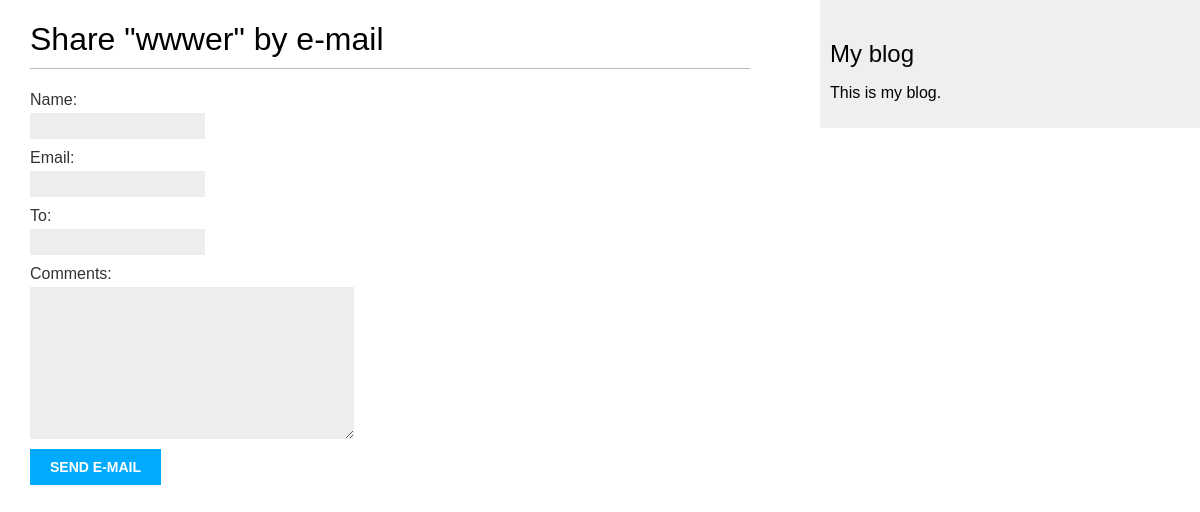
The page /blog/4/share/ on the database as committed earlier.
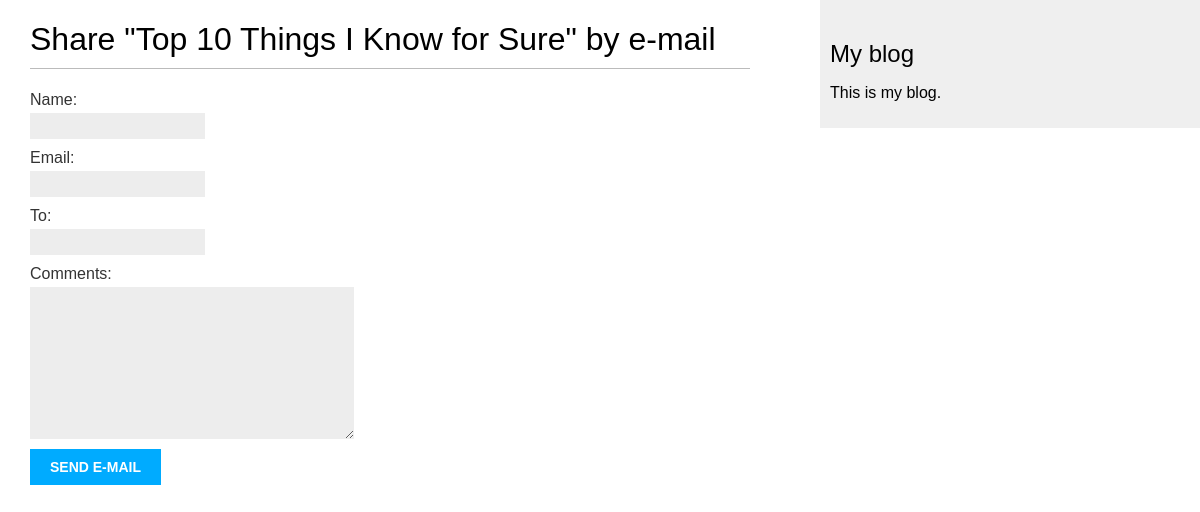
The same page on the database as committed later.
### blog/models.py (models this page shows, shortened)
class Post(models.Model):
    STATUS_CHOICE = (
        ('draft', 'Draft'),
        ('published', 'Published'),
    )
    title = models.CharField(max_length=250)
    slug = models.SlugField(max_length=250, unique_for_date='publish')
    author = models.ForeignKey(User, related_name='blog_posts')
    body = models.TextField()
    publish = models.DateTimeField(default=timezone.now)
    created = models.DateTimeField(auto_now_add=True)
    updated = models.DateTimeField(auto_now=True)
    status = models.CharField(
        max_length=10, choices=STATUS_CHOICE, default='draft')
    objects = models.Manager()
    published = PublishedManager()
    class Meta:
        ordering = ('-publish', )

### blog/views.py (the view)
# urls.py: url(r'^(?P<post_id>\d+)/share/$', views.post_share, name='post_share'),
def post_share(request, post_id):
    post = get_object_or_404(Post, id=post_id, status='published')
    cd = None
    sent = False
    if request.method == 'POST':
        form = EmailPostForm(request.POST)
        if form.is_valid():
            cd = form.cleaned_data
            post_url = request.build_absolute_uri(post.get_absolute_url())
            subject = '{} ({}) recommends you reading "{}"'.format(
                cd['name'], cd['email'], post.title)
            message = 'Read "{}" at {}\n\n{}\'s comments: {}'.format(
                post.title, post_url, cd['name'], cd['comments'])
            send_mail(subject, message, '13205012@qq.com', [cd['to']])
            sent = True
    else:
        form = EmailPostForm()
    return render(request, 'blog/post/share.html', {'post': post,
                                                    'form': form,
                                                    'cd': cd,
                                                    'sent': sent})

### blog/forms.py
class EmailPostForm(forms.Form):
    name = forms.CharField(max_length=25)
    email = forms.EmailField()
    to = forms.EmailField()
    comments = forms.CharField(required=False, widget=forms.Textarea)

### blog/templates/blog/post/share.html (shortened to what this page needs)
{% extends "blog/base.html" %}
{% block content %}
	{% if sent %}
		<h1>E-mail successfully sent</h1>
		<p> "{{ post.title }}" was successfully sent to {{ cd.to }}. </p>
	{% else %}
		<h1>Share "{{ post.title }}" by e-mail</h1>
		<form action="." method="post">
		{{ form.as_p }}
	    <input type="submit" value="Send e-mail"> </form>
	{% endif %}
{% endblock %}

Rows that differ between the two databases and show on the page:
changed Post: title "wwwer" → "Top 10 Things I Know for Sure"
